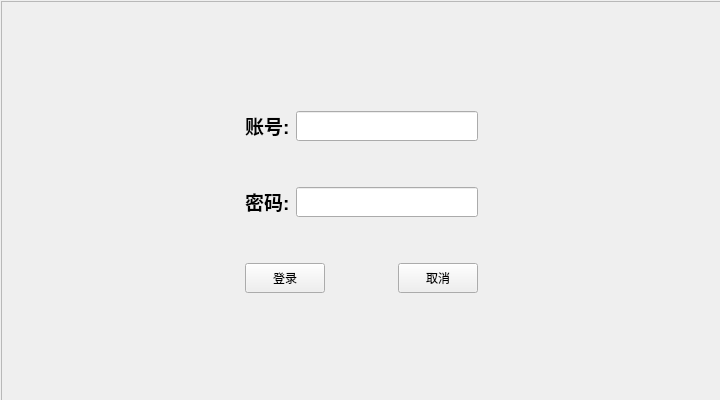
<?xml version="1.0" encoding="UTF-8"?>
<ui version="4.0">
 <class>Login</class>
 <widget class="QWidget" name="Login">
  <property name="geometry">
   <rect>
    <x>0</x>
    <y>0</y>
    <width>720</width>
    <height>400</height>
   </rect>
  </property>
  <property name="minimumSize">
   <size>
    <width>720</width>
    <height>400</height>
   </size>
  </property>
  <property name="maximumSize">
   <size>
    <width>720</width>
    <height>400</height>
   </size>
  </property>
  <property name="windowTitle">
   <string>Form</string>
  </property>
  <widget class="QFrame" name="frame">
   <property name="geometry">
    <rect>
     <x>1</x>
     <y>1</y>
     <width>721</width>
     <height>401</height>
    </rect>
   </property>
   <property name="styleSheet">
    <string notr="true">border-image: url(:/NewMember/image/MainBackground.png);</string>
   </property>
   <property name="frameShape">
    <enum>QFrame::StyledPanel</enum>
   </property>
   <property name="frameShadow">
    <enum>QFrame::Raised</enum>
   </property>
   <layout class="QVBoxLayout" name="verticalLayout_4">
    <item>
     <layout class="QGridLayout" name="gridLayout">
      <item row="2" column="0">
       <spacer name="verticalSpacer_4">
        <property name="orientation">
         <enum>Qt::Vertical</enum>
        </property>
        <property name="sizeHint" stdset="0">
         <size>
          <width>20</width>
          <height>40</height>
         </size>
        </property>
       </spacer>
      </item>
      <item row="0" column="0">
       <spacer name="verticalSpacer_5">
        <property name="orientation">
         <enum>Qt::Vertical</enum>
        </property>
        <property name="sizeHint" stdset="0">
         <size>
          <width>20</width>
          <height>40</height>
         </size>
        </property>
       </spacer>
      </item>
      <item row="1" column="0">
       <layout class="QHBoxLayout" name="horizontalLayout_4">
        <item>
         <spacer name="horizontalSpacer_3">
          <property name="orientation">
           <enum>Qt::Horizontal</enum>
          </property>
          <property name="sizeHint" stdset="0">
           <size>
            <width>40</width>
            <height>20</height>
           </size>
          </property>
         </spacer>
        </item>
        <item>
         <layout class="QVBoxLayout" name="verticalLayout_3">
          <item>
           <layout class="QVBoxLayout" name="verticalLayout">
            <item>
             <layout class="QHBoxLayout" name="horizontalLayout">
              <item>
               <widget class="QLabel" name="label">
                <property name="styleSheet">
                 <string notr="true">border-image: url(&quot;&quot;);</string>
                </property>
                <property name="text">
                 <string>&lt;html&gt;&lt;head/&gt;&lt;body&gt;&lt;p&gt;&lt;span style=&quot; font-size:14pt; font-weight:600; color:#000000;&quot;&gt;账号:&lt;/span&gt;&lt;/p&gt;&lt;/body&gt;&lt;/html&gt;</string>
                </property>
               </widget>
              </item>
              <item>
               <widget class="QLineEdit" name="id">
                <property name="minimumSize">
                 <size>
                  <width>0</width>
                  <height>30</height>
                 </size>
                </property>
                <property name="styleSheet">
                 <string notr="true">border-image: url(&quot;&quot;);</string>
                </property>
                <property name="text">
                 <string/>
                </property>
               </widget>
              </item>
             </layout>
            </item>
            <item>
             <spacer name="verticalSpacer">
              <property name="orientation">
               <enum>Qt::Vertical</enum>
              </property>
              <property name="sizeHint" stdset="0">
               <size>
                <width>20</width>
                <height>40</height>
               </size>
              </property>
             </spacer>
            </item>
            <item>
             <layout class="QHBoxLayout" name="horizontalLayout_2">
              <item>
               <widget class="QLabel" name="label_2">
                <property name="styleSheet">
                 <string notr="true">border-image: url(&quot;&quot;);</string>
                </property>
                <property name="text">
                 <string>&lt;html&gt;&lt;head/&gt;&lt;body&gt;&lt;p&gt;&lt;span style=&quot; font-size:14pt; font-weight:600; color:#000000;&quot;&gt;密码:&lt;/span&gt;&lt;/p&gt;&lt;/body&gt;&lt;/html&gt;</string>
                </property>
               </widget>
              </item>
              <item>
               <widget class="QLineEdit" name="passwd">
                <property name="minimumSize">
                 <size>
                  <width>0</width>
                  <height>30</height>
                 </size>
                </property>
                <property name="styleSheet">
                 <string notr="true">border-image: url(&quot;&quot;);</string>
                </property>
                <property name="text">
                 <string/>
                </property>
                <property name="echoMode">
                 <enum>QLineEdit::Password</enum>
                </property>
               </widget>
              </item>
             </layout>
            </item>
           </layout>
          </item>
          <item>
           <layout class="QVBoxLayout" name="verticalLayout_2">
            <item>
             <spacer name="verticalSpacer_2">
              <property name="orientation">
               <enum>Qt::Vertical</enum>
              </property>
              <property name="sizeHint" stdset="0">
               <size>
                <width>20</width>
                <height>40</height>
               </size>
              </property>
             </spacer>
            </item>
            <item>
             <layout class="QHBoxLayout" name="horizontalLayout_3">
              <item>
               <widget class="QPushButton" name="LoginButton">
                <property name="minimumSize">
                 <size>
                  <width>0</width>
                  <height>30</height>
                 </size>
                </property>
                <property name="styleSheet">
                 <string notr="true">border-image: url(&quot;&quot;);</string>
                </property>
                <property name="text">
                 <string>登录</string>
                </property>
               </widget>
              </item>
              <item>
               <spacer name="horizontalSpacer">
                <property name="orientation">
                 <enum>Qt::Horizontal</enum>
                </property>
                <property name="sizeHint" stdset="0">
                 <size>
                  <width>40</width>
                  <height>20</height>
                 </size>
                </property>
               </spacer>
              </item>
              <item>
               <widget class="QPushButton" name="CancelButton">
                <property name="minimumSize">
                 <size>
                  <width>0</width>
                  <height>30</height>
                 </size>
                </property>
                <property name="styleSheet">
                 <string notr="true">border-image: url(&quot;&quot;);</string>
                </property>
                <property name="text">
                 <string>取消</string>
                </property>
               </widget>
              </item>
             </layout>
            </item>
           </layout>
          </item>
         </layout>
        </item>
        <item>
         <spacer name="horizontalSpacer_2">
          <property name="orientation">
           <enum>Qt::Horizontal</enum>
          </property>
          <property name="sizeHint" stdset="0">
           <size>
            <width>40</width>
            <height>20</height>
           </size>
          </property>
         </spacer>
        </item>
       </layout>
      </item>
     </layout>
    </item>
   </layout>
  </widget>
 </widget>
 <tabstops>
  <tabstop>id</tabstop>
  <tabstop>passwd</tabstop>
  <tabstop>LoginButton</tabstop>
 </tabstops>
 <resources/>
 <connections>
  <connection>
   <sender>passwd</sender>
   <signal>returnPressed()</signal>
   <receiver>LoginButton</receiver>
   <slot>click()</slot>
   <hints>
    <hint type="sourcelabel">
     <x>420</x>
     <y>200</y>
    </hint>
    <hint type="destinationlabel">
     <x>300</x>
     <y>284</y>
    </hint>
   </hints>
  </connection>
 </connections>
</ui>
